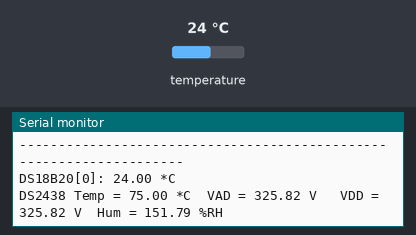
Recording of a sketch running on a simulated Arduino Uno, built with avr-gcc and run on an emulated ATmega328P. Parts: the last lines printed to the serial monitor. The inputs (shaded band) are chosen by the test bench; at power-on: temperature 24 °C.

Above: at 1.6 s.
1.7 s: temperature set to 12 °C
At 3.0 s:
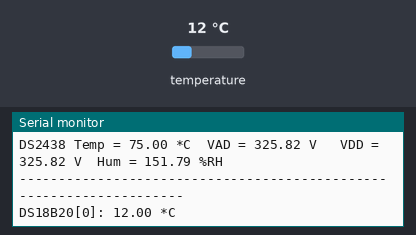
3.2 s: temperature set to 19 °C
At 5.4 s:
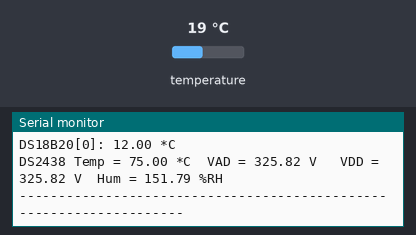
Timing chart, 0 to 6.9 s (numbered marks = the images above; inputs shaded):
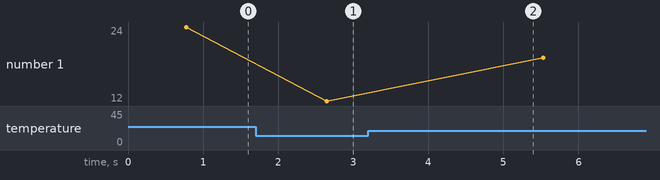

Measured:
- after the input at 1.7 s, the serial monitor: prints a new line after 0.95 s (image 1)
- plotted number 1: 12 → 19 after the input at 3.2 s

The sketch:

Uno_1WireModul.ino
```cpp
/*
 * File: DS2438.ino
 *
 * Measuring Temperature and voltage @ VAD.
 * The voltage @ VAD represents the relavie humidity measured by HIH-4031.
 * Based on: https://github.com/TaaraLabs/OneWireHumidityLight-Demo by Märt Maiste, TaaraLabs 2017
 */
#include <OneWire.h>
#include <DallasTemperature.h>

// Data wire is plugged into port 2 on the Arduino
#define ONE_WIRE_BUS 2

OneWire ds(ONE_WIRE_BUS); // 1-Wire data line @ I/O-Pin 2

// Pass our oneWire reference to Dallas Temperature.
DallasTemperature sensors(&ds);

int DS18Count = 0;

#define DEBUG 0

void setup(void)
{
  Serial.begin(115200);
  while(!Serial);
  Serial.println("\Read data from DS18B20 and 1-Wire Module w/ DS18B20 und DS2438 & HIH-4031...");
  initDS18B20();
}

void loop(void)
{
  Serial.print  ("----------------------------------");
  Serial.println("----------------------------------");
  readDS18B20();
  readDS2438();
  delay(1000);
}
```

readDS18B20.ino
```cpp
/*
 * File: readDS18B20.ino
 *
 * Read all DS18B20 Temperatur Sensors connected to the 1-Wire bus
 *
 */
void initDS18B20()
{
  sensors.begin();
  Serial.print("1-Wire Device Count:   "); Serial.println(sensors.getDeviceCount());
  DS18Count = sensors.getDS18Count();
  Serial.print("DS18B20 on 1-Wire bus: "); Serial.println(DS18Count);
  if (DS18Count == 0)
  {
    Serial.println("No DS18B20 connected!");
    while(true);
  }
  Serial.print("Global Resolution:     "); Serial.println(sensors.getResolution());
}

void readDS18B20()
{
  if (DEBUG) Serial.print("Requesting temperatures...");
  sensors.requestTemperatures(); // Send the command to get temperatures
  if (DEBUG) Serial.println("Done");
  for (int i = 0; i < DS18Count; i++)
  {
    Serial.print("DS18B20["); Serial.print(i); Serial.print("]: ");
  //  Serial.print("Temperature for the device 1 (index 0) is: ");
    Serial.print(sensors.getTempCByIndex(i)); Serial.println(" *C");
  }
}
```

readDS2438.ino
```cpp
/*
 * File: readDS2438.ino
 *
 * Measuring temperature and voltage @ VAD.
 * The voltage @ VAD represents the relavie humidity measured by HIH-4031.
 * Based on: https://github.com/TaaraLabs/OneWireHumidityLight-Demo by Märt Maiste, TaaraLabs 2017
 */

void readDS2438()
{
  byte i;
  byte data[12];
  byte addr[8];

  ds.target_search(0x26); // family code for DS2438

  while (!ds.search(addr))
  {
    ds.reset_search();
    //Serial.println("No more sensors");
    delay(1000);
  }
  if (DEBUG)
  {
    for ( i = 0; i < 8; i++)  // we need 9 bytes, last one for CRC
    {
      Serial.print(addr[i], HEX); Serial.print(":");
    }
    Serial.print(" ");
  }

  // Configure chip to read VAD and not VDD
  ds.reset();
  ds.select(addr);
  ds.write(0x4E);
  ds.write(0x00);
  ds.write(0x00);

  // Convert voltage
  ds.reset();
  ds.select(addr);
  ds.write(0xB4);
  delay(20);

  // Start temperature conversion
  ds.reset();
  ds.select(addr);
  ds.write(0x44);
  delay(20);

  // Current readings are updated automatically

  // Recall
  ds.reset();
  ds.select(addr);
  ds.write(0xB8);
  ds.write(0x00);

  // Read Scratchpad
  ds.reset();
  ds.select(addr);
  ds.write(0xBE);
  ds.write(0x00);

  for ( i = 0; i < 9; i++) { // we need 9 bytes, last one for CRC
    data[i] = ds.read();
    // Serial.print(data[i], HEX);
    // Serial.print(" ");
  }

  // CRC
  if ( OneWire::crc8(data, 8) != data[8]) {
    Serial.println("CRC is not valid!");
    return;
  }

  Serial.print("DS2438 Temp = ");
  float temp = (((((int16_t) data[2]) << 8) | data[1]) >> 3) * 0.03125;
  Serial.print(temp); Serial.print(" *C ");

  Serial.print(" VAD = ");
  float vad = ((((int16_t)data[4]) << 8) | data[3]) * 0.01;
  Serial.print(vad); Serial.print(" V ");

  /*Serial.print(" IAD=");
  float iad = ((((int16_t)data[6]) << 8) | data[5] << 2) * 0.2441;
  Serial.print(iad);*/

  // Configure chip to read VDD and not VAD
  ds.reset();
  ds.select(addr);
  ds.write(0x4E);
  ds.write(0x00);
  ds.write(0x0F);

  // Convert voltage
  ds.reset();
  ds.select(addr);
  ds.write(0xB4);
  delay(20);

  // Recall
  ds.reset();
  ds.select(addr);
  ds.write(0xB8);
  ds.write(0x00);

  // Read Scratchpad
  ds.reset();
  ds.select(addr);
  ds.write(0xBE);
  ds.write(0x00);

  Serial.print(" ");
    for ( i = 0; i < 9; i++) { // we need 9 bytes, last one for CRC
    data[i] = ds.read();
  }

  // CRC
  if ( OneWire::crc8(data, 8) != data[8]) {
    Serial.println("CRC is not valid!");
    return;
  }

  Serial.print(" VDD = ");
  float vdd = ((((int16_t)data[4]) << 8) | data[3]) * 0.01;
  Serial.print(vdd); Serial.print(" V ");

  Serial.print(" Hum = ");
  float stdHum = ((vad / vdd) - 0.16) / 0.0062;
  float trueHum = stdHum / (1.0546 - (0.00216 * temp));
  Serial.print(trueHum); Serial.print(" %RH");

  Serial.println();
}
```
